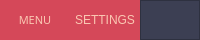
     <widget class="QFrame" name="horizontalFrame">
      <property name="maximumSize">
       <size>
        <width>16777215</width>
        <height>40</height>
       </size>
      </property>
      <property name="font">
       <font>
        <family>Montserrat</family>
        <pointsize>12</pointsize>
       </font>
      </property>
      <property name="styleSheet">
       <string notr="true">background-color: rgb(60, 63, 83);</string>
      </property>
      <property name="frameShadow">
       <enum>QFrame::Raised</enum>
      </property>
      <layout class="QHBoxLayout" name="horizontalLayout" stretch="0,0">
       <property name="spacing">
        <number>0</number>
       </property>
       <property name="leftMargin">
        <number>0</number>
       </property>
       <property name="topMargin">
        <number>0</number>
       </property>
       <property name="rightMargin">
        <number>0</number>
       </property>
       <property name="bottomMargin">
        <number>0</number>
       </property>
       <item>
        <widget class="QFrame" name="ToggleFrame">
         <property name="maximumSize">
          <size>
           <width>140</width>
           <height>40</height>
          </size>
         </property>
         <property name="font">
          <font>
           <family>Montserrat</family>
           <pointsize>12</pointsize>
          </font>
         </property>
         <property name="styleSheet">
          <string notr="true">background-color: rgb(60, 63, 83);</string>
         </property>
         <property name="frameShadow">
          <enum>QFrame::Sunken</enum>
         </property>
         <layout class="QHBoxLayout" name="horizontalLayout_3" stretch="0,0">
          <property name="spacing">
           <number>0</number>
          </property>
          <property name="leftMargin">
           <number>0</number>
          </property>
          <property name="topMargin">
           <number>0</number>
          </property>
          <property name="rightMargin">
           <number>0</number>
          </property>
          <property name="bottomMargin">
           <number>0</number>
          </property>
          <item>
           <widget class="QPushButton" name="MenuBttn">
            <property name="sizePolicy">
             <sizepolicy hsizetype="Expanding" vsizetype="Expanding">
              <horstretch>0</horstretch>
              <verstretch>0</verstretch>
             </sizepolicy>
            </property>
            <property name="maximumSize">
             <size>
              <width>70</width>
              <height>16777215</height>
             </size>
            </property>
            <property name="font">
             <font>
              <family>Montserrat</family>
              <pointsize>8</pointsize>
             </font>
            </property>
            <property name="styleSheet">
             <string notr="true">QPushButton {
	color: rgb(250, 199, 178);
	background-color: rgb(213, 72, 89);
	border: 0px solid;
}
QPushButton:hover {
	background-color: rgb(171, 72, 101);
}</string>
            </property>
            <property name="text">
             <string>MENU</string>
            </property>
           </widget>
          </item>
          <item>
           <widget class="QPushButton" name="SettingBttn">
            <property name="maximumSize">
             <size>
              <width>70</width>
              <height>40</height>
             </size>
            </property>
            <property name="styleSheet">
             <string notr="true">QPushButton {
	color: rgb(250, 199, 178);
	background-color: rgb(213, 72, 89);
	border: 0px solid;
}
QPushButton:hover {
	background-color: rgb(171, 72, 101);
}</string>
            </property>
            <property name="text">
             <string>SETTINGS</string>
            </property>
           </widget>
          </item>
         </layout>
        </widget>
       </item>
       <item>
        <widget class="QFrame" name="TopFrame">
         <property name="maximumSize">
          <size>
           <width>16777215</width>
           <height>16777215</height>
          </size>
         </property>
         <property name="frameShape">
          <enum>QFrame::StyledPanel</enum>
         </property>
         <property name="frameShadow">
          <enum>QFrame::Raised</enum>
         </property>
        </widget>
       </item>
      </layout>
     </widget>
